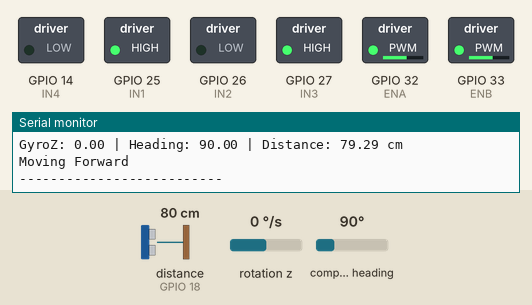
Simulated run of this sketch. Board: ESP32. Parts: switched loads named in the sketch (green lamp = pin HIGH), the last lines printed to the serial monitor. Wiring (inferred from the names in the program): ultrasonic range finder: trigger GPIO 5; echo GPIO 18; QMC5883L compass at I2C address 0x0D; MPU-6050 motion sensor at I2C address 0x68. The inputs (shaded band) are chosen by the test bench; at power-on: distance to the obstacle (sensor on GPIO 18) 80 cm, rotation z 0 °/s, compass heading 90°. The echo pulse lasts 58.3 µs per cm; pins used as bus, display or sensor lines are not drawn.

Above: at 1.3 s.
1.4 s: distance to the obstacle (sensor on GPIO 18) set to 22 cm
2.9 s: distance to the obstacle (sensor on GPIO 18) set to 18 cm
At 3.6 s:
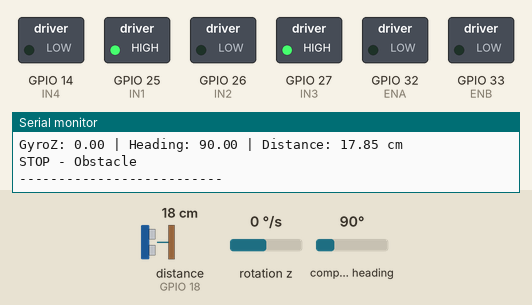
4.5 s: distance to the obstacle (sensor on GPIO 18) set to 35 cm
At 5.4 s:
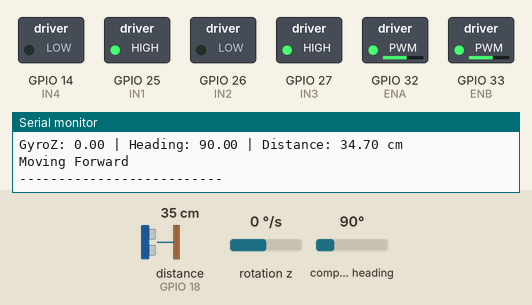
6.0 s: distance to the obstacle (sensor on GPIO 18) set to 2 cm
At 7.2 s:
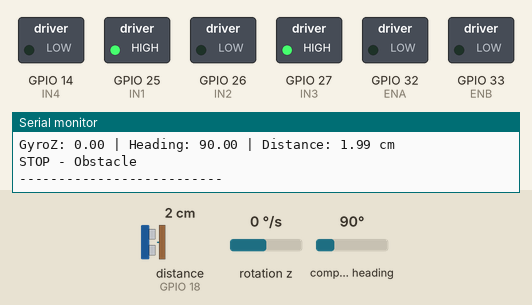
Timing chart, 0 to 8.5 s (numbered marks = the images above; inputs shaded):
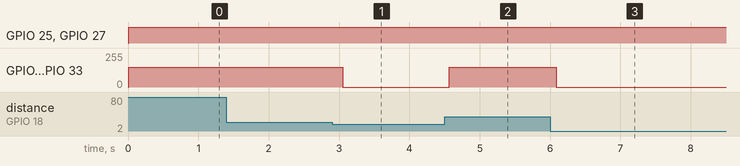

The sketch:

FINALTESTING.ino
```cpp
#include <Wire.h>
#include <Arduino.h>

// ========= I2C BUSES =========
TwoWire I2C_MPU = TwoWire(0);   // Bus 0
TwoWire I2C_QMC = TwoWire(1);   // Bus 1

#define MPU_ADDR 0x68
#define QMC_ADDR 0x0D

// ========= ULTRASONIC =========
const int TRIG = 5;
const int ECHO = 18;

// ========= MOTOR DRIVER =========
const int ENA = 32;
const int IN1 = 25;
const int IN2 = 26;

const int ENB = 33;
const int IN3 = 27;
const int IN4 = 14;

// ========= SETUP =========
void setup() {
  Serial.begin(115200);

  // --- Init I2C buses ---
  I2C_MPU.begin(4, 15);     // MPU → Pins 4,15
  I2C_QMC.begin(21, 22);    // QMC → Pins 21,22

  Serial.println("===== FULL HARDWARE TEST START =====");

  // --- MPU6050 ---
  I2C_MPU.beginTransmission(MPU_ADDR);
  if (I2C_MPU.endTransmission() == 0) {
    Serial.println("[OK] MPU6050 Found");

    I2C_MPU.beginTransmission(MPU_ADDR);
    I2C_MPU.write(0x6B);
    I2C_MPU.write(0);
    I2C_MPU.endTransmission();
  } else {
    Serial.println("[ERROR] MPU6050 NOT FOUND");
  }

  // --- QMC5883L ---
  I2C_QMC.beginTransmission(QMC_ADDR);
  if (I2C_QMC.endTransmission() == 0) {
    Serial.println("[OK] QMC5883L Found");

    // Reset
    I2C_QMC.beginTransmission(QMC_ADDR);
    I2C_QMC.write(0x0B);
    I2C_QMC.write(0x01);
    I2C_QMC.endTransmission();

    // Continuous mode
    I2C_QMC.beginTransmission(QMC_ADDR);
    I2C_QMC.write(0x09);
    I2C_QMC.write(0x1D);
    I2C_QMC.endTransmission();
  } else {
    Serial.println("[ERROR] QMC5883L NOT FOUND");
  }

  // --- Ultrasonic ---
  pinMode(TRIG, OUTPUT);
  pinMode(ECHO, INPUT);

  // --- Motors ---
  pinMode(ENA, OUTPUT); pinMode(IN1, OUTPUT); pinMode(IN2, OUTPUT);
  pinMode(ENB, OUTPUT); pinMode(IN3, OUTPUT); pinMode(IN4, OUTPUT);

  Serial.println("===== SETUP DONE =====");
}

// ========= DISTANCE =========
float getDistance() {
  digitalWrite(TRIG, LOW);
  delayMicroseconds(2);

  digitalWrite(TRIG, HIGH);
  delayMicroseconds(10);
  digitalWrite(TRIG, LOW);

  long duration = pulseIn(ECHO, HIGH, 30000);
  return duration * 0.034 / 2;
}

// ========= MOTOR CONTROL =========
void forward() {
  digitalWrite(IN1, HIGH); digitalWrite(IN2, LOW);
  digitalWrite(IN3, HIGH); digitalWrite(IN4, LOW);
  analogWrite(ENA, 150);
  analogWrite(ENB, 150);
}

void stopMotors() {
  analogWrite(ENA, 0);
  analogWrite(ENB, 0);
}

// ========= LOOP =========
void loop() {

  // ===== MPU6050 =====
  I2C_MPU.beginTransmission(MPU_ADDR);
  I2C_MPU.write(0x47);
  I2C_MPU.endTransmission(false);
  I2C_MPU.requestFrom(MPU_ADDR, 2);

  float gyroZ = 0;
  if (I2C_MPU.available() >= 2) {
    int16_t gz = I2C_MPU.read() << 8 | I2C_MPU.read();
    gyroZ = gz / 131.0;
  }

  // ===== QMC5883L =====
  float headingDeg = 0;

  I2C_QMC.beginTransmission(QMC_ADDR);
  I2C_QMC.write(0x00);
  I2C_QMC.endTransmission();

  I2C_QMC.requestFrom(QMC_ADDR, 6);

  if (I2C_QMC.available() == 6) {
    int16_t x = I2C_QMC.read() | (I2C_QMC.read() << 8);
    int16_t y = I2C_QMC.read() | (I2C_QMC.read() << 8);

    float heading = atan2(y, x);
    if (heading < 0) heading += 2 * PI;
    headingDeg = heading * 180 / PI;
  }

  // ===== ULTRASONIC =====
  float distance = getDistance();

  // ===== PRINT EVERYTHING =====
  Serial.print("GyroZ: "); Serial.print(gyroZ);
  Serial.print(" | Heading: "); Serial.print(headingDeg);
  Serial.print(" | Distance: "); Serial.print(distance);
  Serial.println(" cm");

  // ===== MOTOR LOGIC =====
  if (distance > 20) {
    Serial.println("Moving Forward");
    forward();
  } else {
    Serial.println("STOP - Obstacle");
    stopMotors();
  }

  Serial.println("--------------------------");
  delay(500);
}
```

Measured:
- the behaviour switches between 21 and 20 cm on distance to the obstacle (sensor on GPIO 18) (found by bisection; images 0 and 1)
- after the input at 2.9 s, GPIO 32 (ENA), GPIO 33 (ENB): 150/255 → 0/255 after 0.15 s
- after the input at 4.5 s, GPIO 32 (ENA), GPIO 33 (ENB): 0/255 → 150/255 after 0.07 s
- after the input at 6.0 s, GPIO 32 (ENA), GPIO 33 (ENB): 150/255 → 0/255 after 0.09 s
